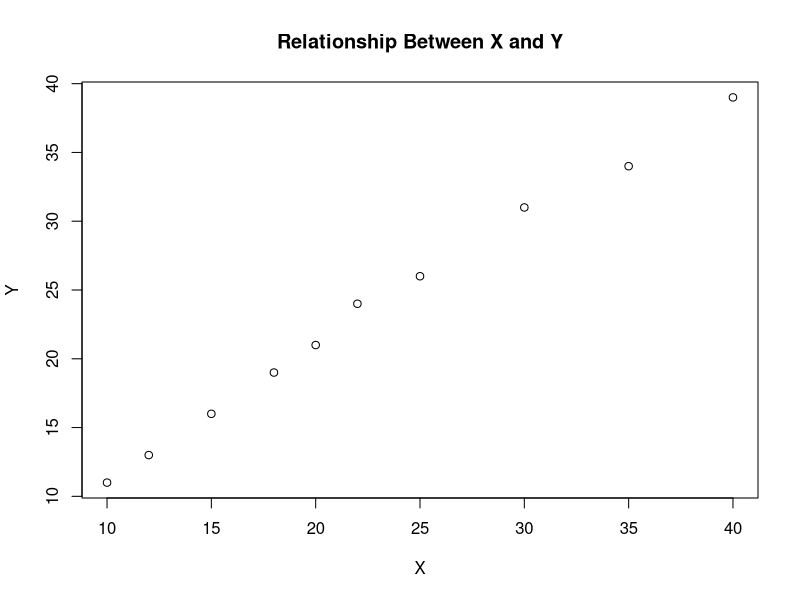
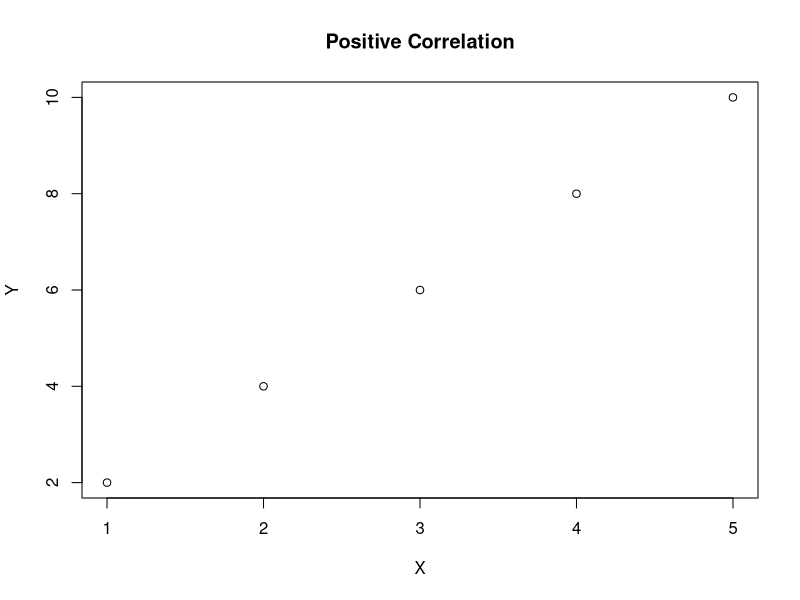
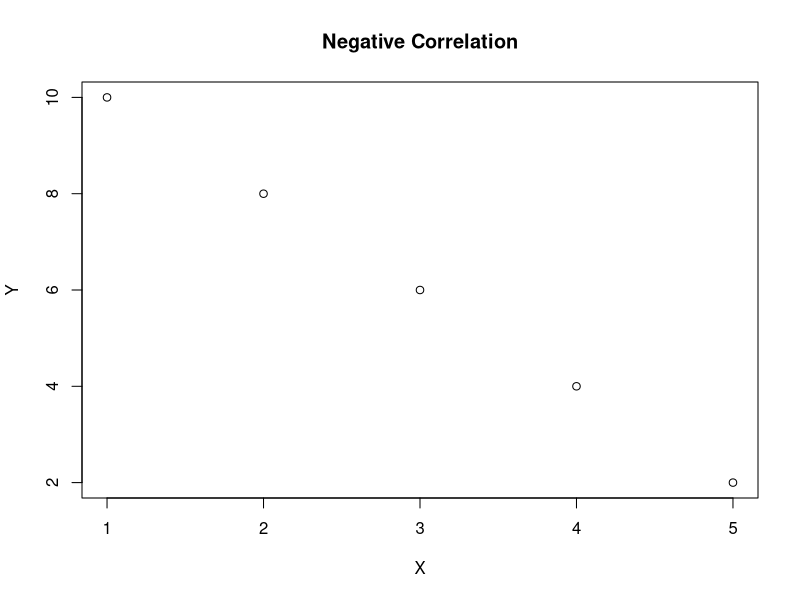
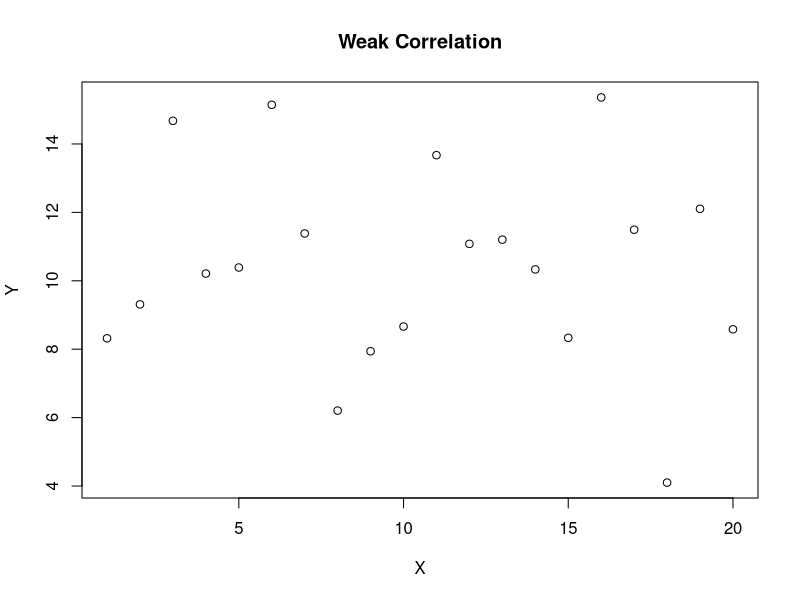
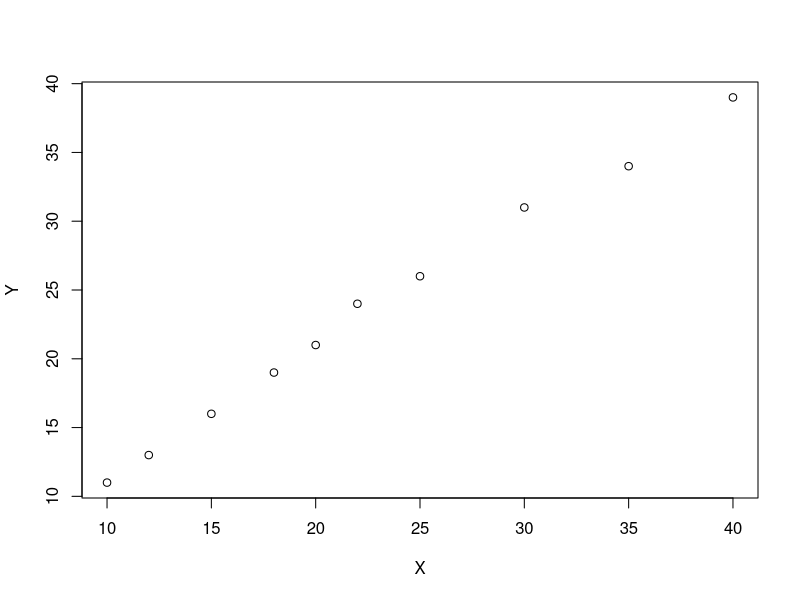
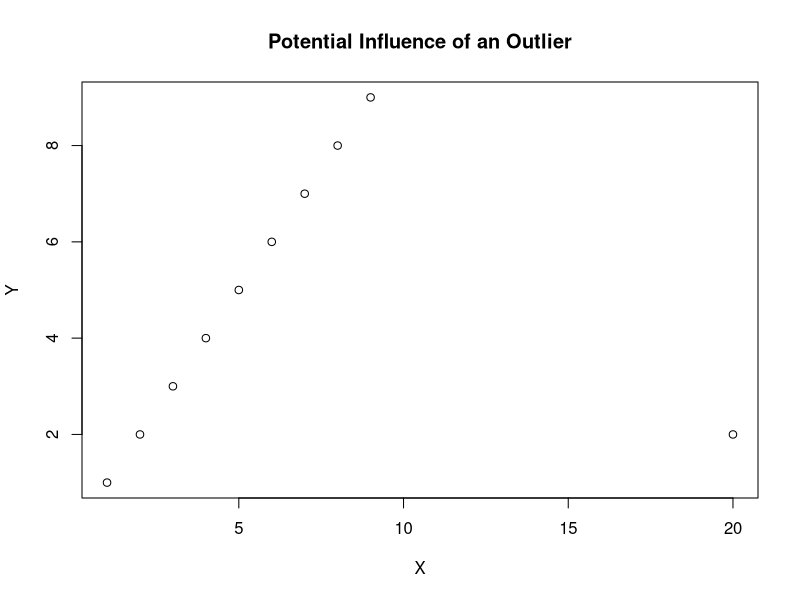
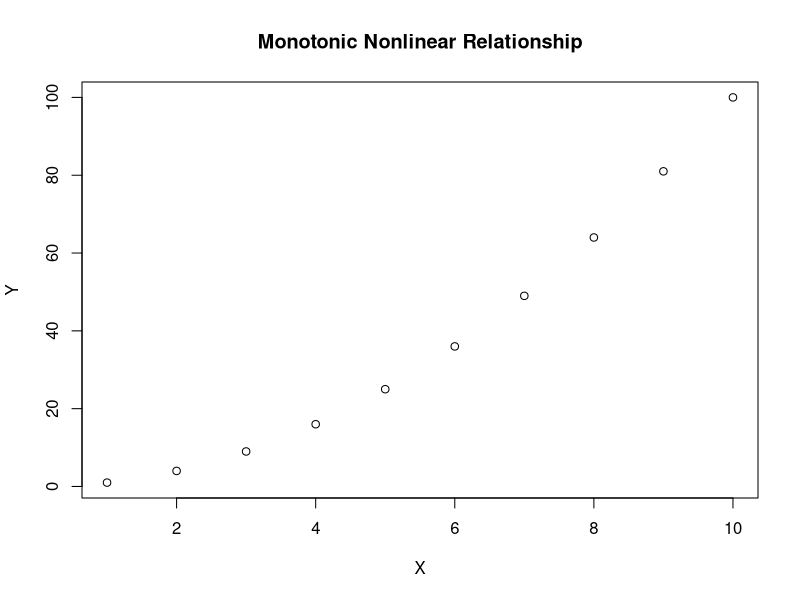
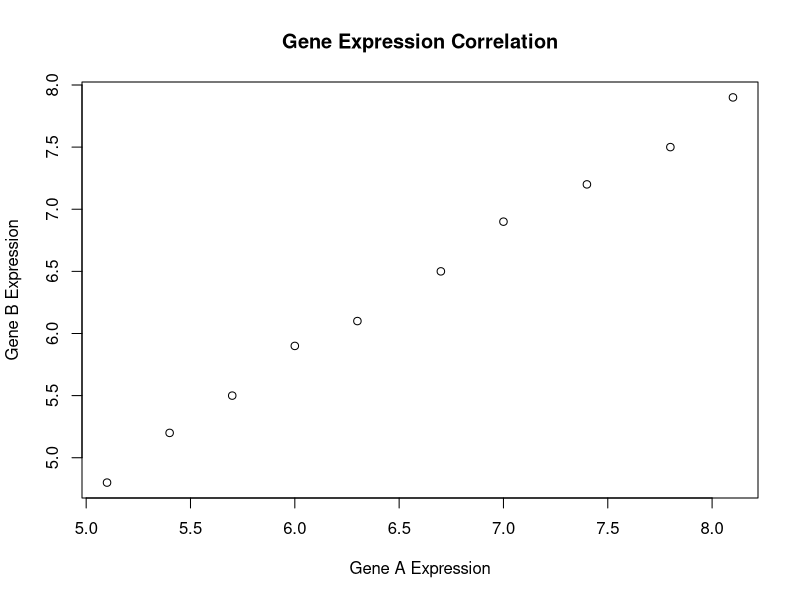

Here is the R script that generated these plots, in order:
# Correlation
# Correlation measures the strength and direction of association between variables.


# What is Correlation?

# Correlation describes how two numerical variables change together.

# Example biological questions:
# Does gene expression increase when another gene's expression increases?
# Is age associated with a clinical measurement?
# Is sequencing depth related to detected gene count?

# Correlation describes association.
# It does not establish causation.


# Example Data

x <- c(10, 12, 15, 18, 20, 22, 25, 30, 35, 40)

y <- c(11, 13, 16, 19, 21, 24, 26, 31, 34, 39)

# View the data

x
y


# Scatter Plot

# Scatter plot shows the relationship between two numerical variables.

plot(
  x,
  y,
  xlab = "X",
  ylab = "Y",
  main = "Relationship Between X and Y"
)


# Pearson Correlation

# Pearson correlation measures the strength and direction
# of a linear relationship between two numerical variables.

cor(
  x,
  y,
  method = "pearson"
)


# Pearson Correlation Coefficient

# Pearson correlation ranges from -1 to +1.

# r = +1:
# Perfect positive linear relationship.

# r = 0:
# No linear correlation.

# r = -1:
# Perfect negative linear relationship.


# Positive Correlation

x_positive <- c(1, 2, 3, 4, 5)
y_positive <- c(2, 4, 6, 8, 10)

cor(
  x_positive,
  y_positive
)

plot(
  x_positive,
  y_positive,
  xlab = "X",
  ylab = "Y",
  main = "Positive Correlation"
)


# Negative Correlation

x_negative <- c(1, 2, 3, 4, 5)
y_negative <- c(10, 8, 6, 4, 2)

cor(
  x_negative,
  y_negative
)

plot(
  x_negative,
  y_negative,
  xlab = "X",
  ylab = "Y",
  main = "Negative Correlation"
)


# Weak Correlation

set.seed(123)

x_weak <- 1:20
y_weak <- rnorm(
  20,
  mean = 10,
  sd = 3
)

cor(
  x_weak,
  y_weak
)

plot(
  x_weak,
  y_weak,
  xlab = "X",
  ylab = "Y",
  main = "Weak Correlation"
)


# Interpreting Correlation

# The sign describes direction.
# Positive: variables tend to increase together.
# Negative: one tends to increase as the other decreases.

# The absolute value describes the strength of linear association.

# Values closer to 1 or -1 indicate stronger linear association.
# Values closer to 0 indicate weaker linear association.

# There is no universal cutoff that defines a "strong" correlation.
# Interpretation depends on the scientific context.


# Pearson Correlation Test

# cor.test() tests whether the population correlation
# differs from zero.

cor.test(
  x,
  y,
  method = "pearson"
)


# Store the Test Result

pearson_test <- cor.test(
  x,
  y,
  method = "pearson"
)

pearson_test


# Extract Correlation Coefficient

pearson_test$estimate


# Extract P-value

pearson_test$p.value


# Extract Confidence Interval

pearson_test$conf.int


# Extract Test Statistic

pearson_test$statistic


# Extract Degrees of Freedom

pearson_test$parameter


# P-value Interpretation

# A small p-value provides evidence against the null hypothesis
# that the population correlation is zero.

# A significant correlation does not necessarily mean
# that the correlation is biologically important.


# Confidence Interval

# The confidence interval describes uncertainty around
# the estimated population correlation.

pearson_test$conf.int


# Pearson Correlation Assumptions

# Important considerations include:
# Numerical variables
# Independent observations
# Approximately linear relationship
# Extreme outliers can strongly influence Pearson correlation

# Always inspect the data visually before interpreting correlation.


# Checking Linearity

plot(
  x,
  y,
  xlab = "X",
  ylab = "Y"
)

# A roughly straight-line pattern supports the use of Pearson correlation.


# Outliers and Correlation

x_outlier <- c(
  1, 2, 3, 4, 5,
  6, 7, 8, 9, 20
)

y_outlier <- c(
  1, 2, 3, 4, 5,
  6, 7, 8, 9, 2
)

cor(
  x_outlier,
  y_outlier
)

plot(
  x_outlier,
  y_outlier,
  xlab = "X",
  ylab = "Y",
  main = "Potential Influence of an Outlier"
)


# Outliers can substantially change the correlation coefficient.
# Therefore, correlation should not be interpreted without inspecting the data.


# Spearman Correlation

# Spearman correlation measures the strength and direction
# of a monotonic relationship using ranked data.

cor(
  x,
  y,
  method = "spearman"
)


# Spearman Correlation Test

spearman_test <- cor.test(
  x,
  y,
  method = "spearman"
)

spearman_test


# Pearson vs Spearman

# Pearson:
# Measures linear association.

# Spearman:
# Measures monotonic association based on ranks.

# Spearman can be useful when:
# Data are not normally distributed.
# The relationship is monotonic but not linear.
# Variables are ordinal or ranks are meaningful.


# Linear vs Monotonic Relationship

# A linear relationship follows an approximately straight line.

# A monotonic relationship consistently moves in one direction,
# but the rate of change does not have to be constant.


# Example of a Monotonic but Nonlinear Relationship

x_curve <- 1:10

y_curve <- x_curve^2

plot(
  x_curve,
  y_curve,
  xlab = "X",
  ylab = "Y",
  main = "Monotonic Nonlinear Relationship"
)

# Pearson correlation

cor(
  x_curve,
  y_curve,
  method = "pearson"
)

# Spearman correlation

cor(
  x_curve,
  y_curve,
  method = "spearman"
)


# Correlation Matrix

# A correlation matrix contains correlations between multiple variables.

data_matrix <- data.frame(
  gene_A = c(10, 12, 15, 18, 20),
  gene_B = c(11, 13, 16, 19, 21),
  gene_C = c(20, 18, 15, 12, 10),
  gene_D = c(5, 7, 8, 10, 12)
)

data_matrix


# Calculate Pearson correlation matrix

cor(
  data_matrix,
  method = "pearson"
)


# Calculate Spearman correlation matrix

cor(
  data_matrix,
  method = "spearman"
)


# Missing Values in Correlation

data_missing <- data.frame(
  x = c(10, 12, 15, NA, 20),
  y = c(11, 13, 16, 18, NA)
)

data_missing


# Correlation with complete observations only

cor(
  data_missing$x,
  data_missing$y,
  use = "complete.obs"
)


# Pairwise Complete Observations

cor(
  data_missing,
  use = "pairwise.complete.obs"
)


# Important:
# Missing-value handling should be considered carefully.
# Different missing-data strategies can produce different results.


# Correlation and Covariance

# Covariance describes how two variables vary together.

cov(
  x,
  y
)


# Correlation standardizes covariance to a range from -1 to +1.

cor(
  x,
  y
)


# Correlation vs Covariance

# Covariance depends on the units of measurement.
# Correlation is unitless and easier to compare across variables.


# Correlation Does Not Mean Causation

# A correlation between two variables does not prove that
# one variable causes the other.

# Possible explanations include:
# Direct causal relationship
# Reverse causation
# Confounding variable
# Shared underlying process
# Coincidental association


# Example of Confounding

# Suppose gene expression is correlated with disease severity.

# Possible explanation:
# Disease severity may be associated with another biological process
# that affects both measurements.

# Therefore, correlation alone cannot establish the causal mechanism.


# Example Biological Data

# Example expression measurements for two genes.

gene_A <- c(
  5.1, 5.4, 5.7, 6.0, 6.3,
  6.7, 7.0, 7.4, 7.8, 8.1
)

gene_B <- c(
  4.8, 5.2, 5.5, 5.9, 6.1,
  6.5, 6.9, 7.2, 7.5, 7.9
)


# Explore the data

summary(gene_A)
summary(gene_B)


# Visualize the relationship

plot(
  gene_A,
  gene_B,
  xlab = "Gene A Expression",
  ylab = "Gene B Expression",
  main = "Gene Expression Correlation"
)


# Pearson correlation

gene_pearson <- cor.test(
  gene_A,
  gene_B,
  method = "pearson"
)

gene_pearson


# Spearman correlation

gene_spearman <- cor.test(
  gene_A,
  gene_B,
  method = "spearman"
)

gene_spearman


# Extract Results

gene_pearson$estimate
gene_pearson$p.value
gene_pearson$conf.int


# Biological Interpretation

# A positive correlation means that higher values of one measurement
# tend to occur with higher values of the other.

# A negative correlation means that higher values of one measurement
# tend to occur with lower values of the other.

# Correlation does not tell us whether one gene regulates another.


# Comparing Pearson and Spearman

cor(
  gene_A,
  gene_B,
  method = "pearson"
)

cor(
  gene_A,
  gene_B,
  method = "spearman"
)


# Multiple Correlations

# In bioinformatics, we may calculate correlations between many genes
# or between genes and clinical variables.

# When many correlation tests are performed,
# multiple-testing correction becomes important.

# Example p-values from multiple correlation tests

cor_pvalues <- c(
  0.001,
  0.003,
  0.01,
  0.02,
  0.04,
  0.08,
  0.12,
  0.30
)

# Adjust for multiple testing

p.adjust(
  cor_pvalues,
  method = "BH"
)


# Correlation Workflow

# 1. Define the scientific question.
# 2. Identify the two variables.
# 3. Explore the data.
# 4. Visualize the relationship.
# 5. Check for outliers.
# 6. Assess whether the relationship is linear or monotonic.
# 7. Choose Pearson or Spearman correlation.
# 8. Calculate the correlation coefficient.
# 9. Examine the confidence interval and p-value.
# 10. Apply multiple-testing correction when many correlations are tested.
# 11. Interpret the association in biological context.


# Common Mistakes

# Mistake 1:
# Assuming correlation proves causation.

# Mistake 2:
# Using Pearson correlation without checking the relationship visually.

# Mistake 3:
# Ignoring influential outliers.

# Mistake 4:
# Interpreting a small p-value as a strong correlation.

# Mistake 5:
# Interpreting a strong correlation as biological causation.

# Mistake 6:
# Ignoring multiple testing when thousands of correlations are evaluated.


# Key Takeaways

# Correlation measures association between variables.
# Pearson correlation measures linear association.
# Spearman correlation measures monotonic association using ranks.
# Correlation coefficients range from -1 to +1.
# The sign indicates direction.
# The absolute value indicates strength of association.
# cor.test() provides a statistical test and confidence interval.
# Outliers can strongly influence correlation.
# Correlation does not establish causation.
# Multiple-testing correction is important when many correlations are tested.
